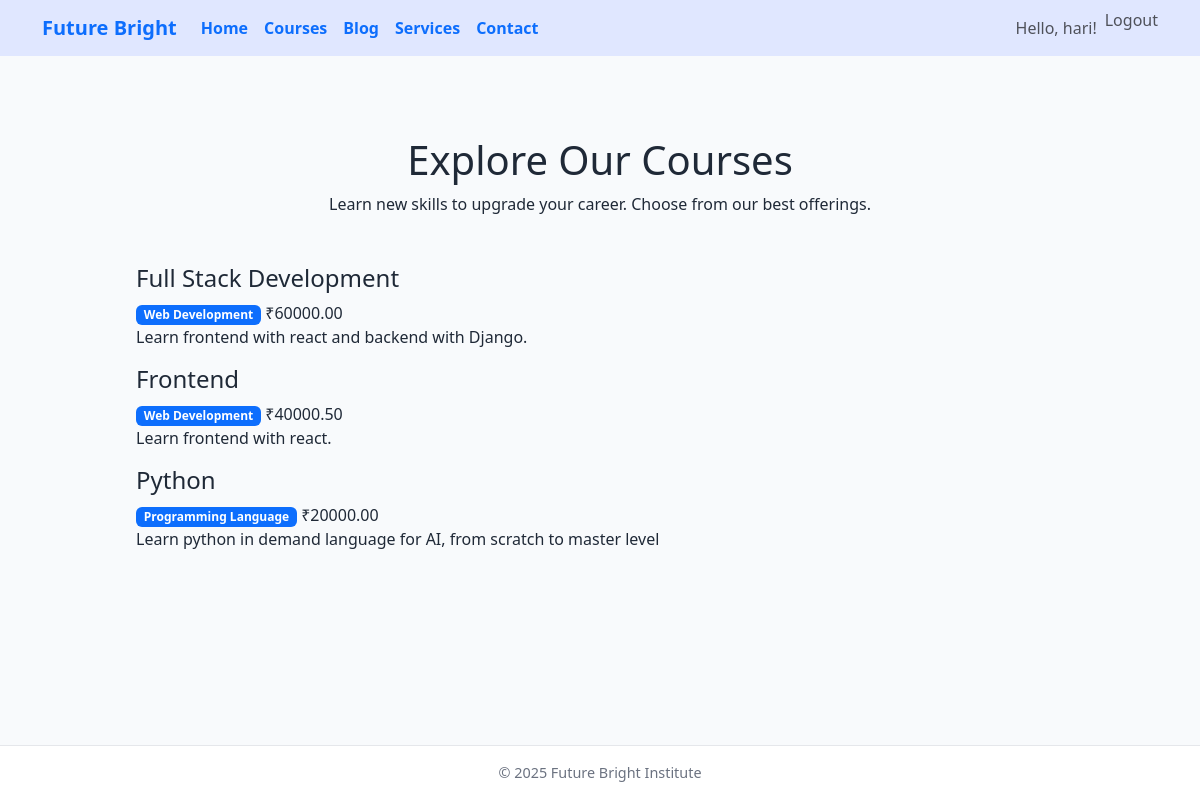
The page /courses/ (signed in) on the database its author committed.
### courses/models.py (models this page shows, shortened)
class Course(models.Model):
    title = models.CharField(max_length=100)
    description = models.TextField()
    price = models.DecimalField(max_digits=8, decimal_places=2)
    category = models.CharField(max_length=50)

### courses/views.py (the view)
# urls.py: path("", course_list, name="course_list"),
def course_list(request):
    courses = Course.objects.all()
    return render(request, 'courses/course_list.html', {'courses': courses})

### courses/templates/courses/course_list.html (shortened to what this page needs)
{% extends "base.html" %}
{% load static %}
{% block content %}
  <section class="text-center my-5">
    <h1 class="course-heading">Explore Our Courses</h1>
    <p class="course-subheading">Learn new skills to upgrade your career. Choose from our best offerings.</p>
  </section>
  <div class="course-container">
    {% for course in courses %}
      <div class="course-card">
        <h4 class="course-title">{{ course.title }}</h4>
        <div class="course-meta">
          <span class="badge bg-primary">{{ course.category }}</span>
          <span class="price">₹{{ course.price }}</span>
        </div>
        <p class="course-description">{{ course.description }}</p>
      </div>
    {% empty %}
      <p class="text-center text-muted">No courses available at the moment.</p>
    {% endfor %}
  </div>
{% endblock %}

### templates/base.html (shortened to what this page needs)
<!DOCTYPE html>
<html lang="en">
<head>
  <link href="https://cdn.jsdelivr.net/npm/bootstrap@5.3.3/dist/css/bootstrap.min.css" rel="stylesheet" />
</head>
<body>
  <nav class="navbar navbar-expand-lg navbar-light" style="background-color: #e0e7ff;">
    <div class="container">
      <a class="navbar-brand text-primary fw-bold" href="{% url 'home' %}">Future Bright</a>
      <div class="collapse navbar-collapse" id="navbarSupportedContent">
        <ul class="navbar-nav me-auto mb-2 mb-lg-0">
          <li class="nav-item">
            <a class="nav-link text-primary fw-semibold" href="{% url 'home' %}">Home</a>
          </li>
          <li class="nav-item">
            <a class="nav-link text-primary fw-semibold" href="/courses/">Courses</a>
          </li>
          <li class="nav-item">
            <a class="nav-link text-primary fw-semibold" href="/blog/">Blog</a>
          </li>
            <li class="nav-item">
              <a class="nav-link text-primary fw-semibold" href="/service/">Services</a>
          </li>
          <li class="nav-item">
            <a class="nav-link text-primary fw-semibold" href="/contact/">Contact</a>
          </li>
        </ul>
        <ul class="navbar-nav ms-auto mb-2 mb-lg-0">
          {% if user.is_authenticated %}
            <li class="nav-item">
              <span class="nav-link">Hello, {{ user.username }}!</span>
            </li>
            <li class="nav-item">
              <form method="post" action="{% url 'logout' %}" style="display: inline;">
                <button type="submit" class="btn btn-link nav-link" style="padding: 0; border: none; background: none;">
                  Logout
                </button>
              </form>
            </li>
          {% endif %}
        </ul>
      </div>
    </div>
  </nav>
  <main>
    {% block content %}{% endblock %}
  </main>
  <footer>
    &copy; 2025 Future Bright Institute
  </footer>
</body>
</html>

### templates/base.html (style rules this page uses)
html, body { height: 100%; margin: 0; padding: 0; font-family: 'Segoe UI', Tahoma, Geneva, Verdana, sans-serif; background-color: #f8fafc; color: #1f2937; display: flex; flex-direction: column; min-height: 100vh; }
body { display: flex; flex-direction: column; }
main { flex: 1 0 auto; max-width: 960px; margin: 2rem auto; padding: 0 1rem; width: 100%; }
footer { flex-shrink: 0; text-align: center; padding: 1rem 0; font-size: 0.9rem; color: #6b7280; border-top: 1px solid #e5e7eb; margin-top: auto; background: white; width: 100%; }

### rows shown on the page
Course: title "Full Stack Development", category "Web Development", price "60000.00", description "Learn frontend with react and backend with Django."
Course: title "Frontend", category "Web Development", price "40000.50", description "Learn frontend with react."
Course: title "Python", category "Programming Language", price "20000.00", description "Learn python in demand language for AI, from scratch to master level"

### other values the page prints
{{ user.username }} "hari"
